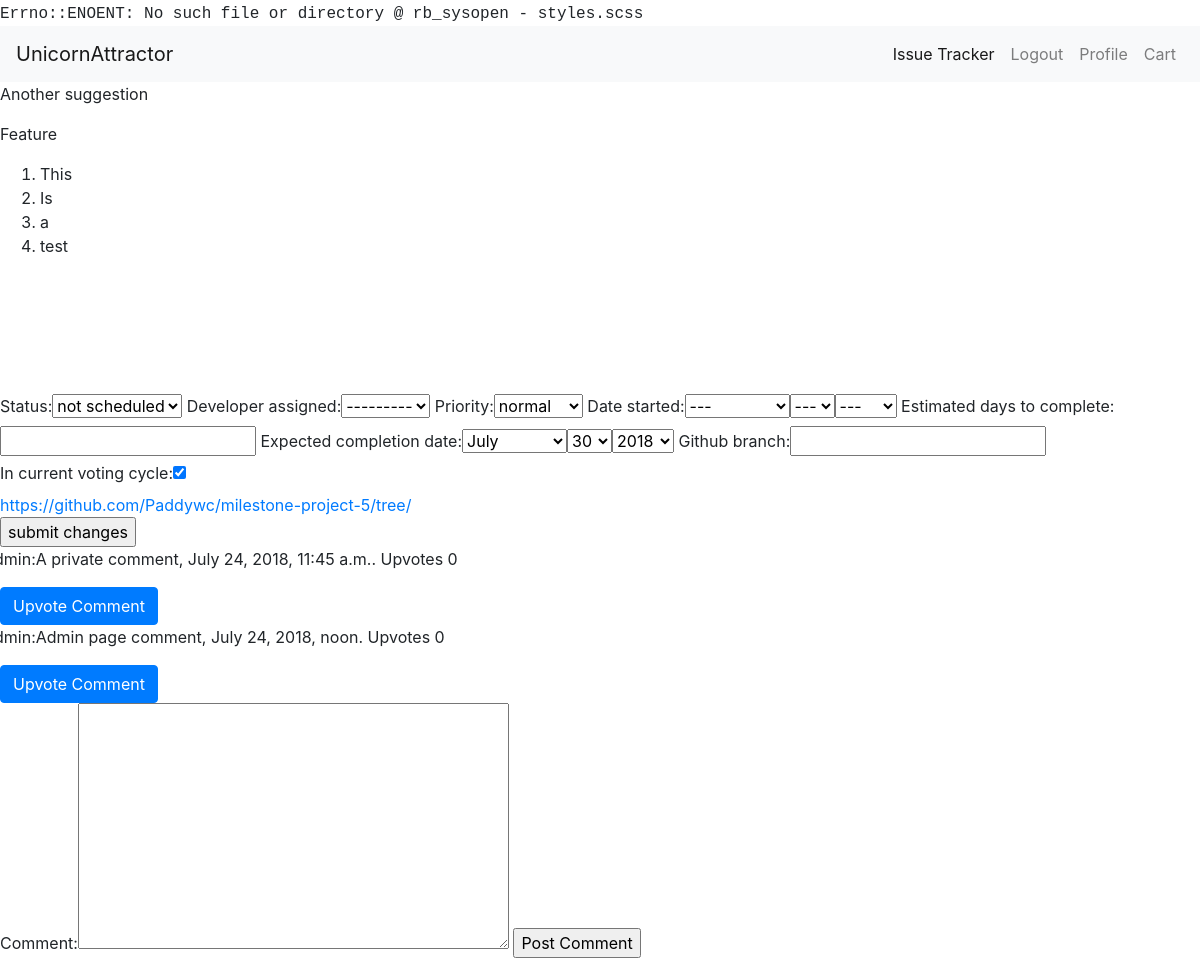
The app's page /suggestions/admin/105 (signed in), older data.
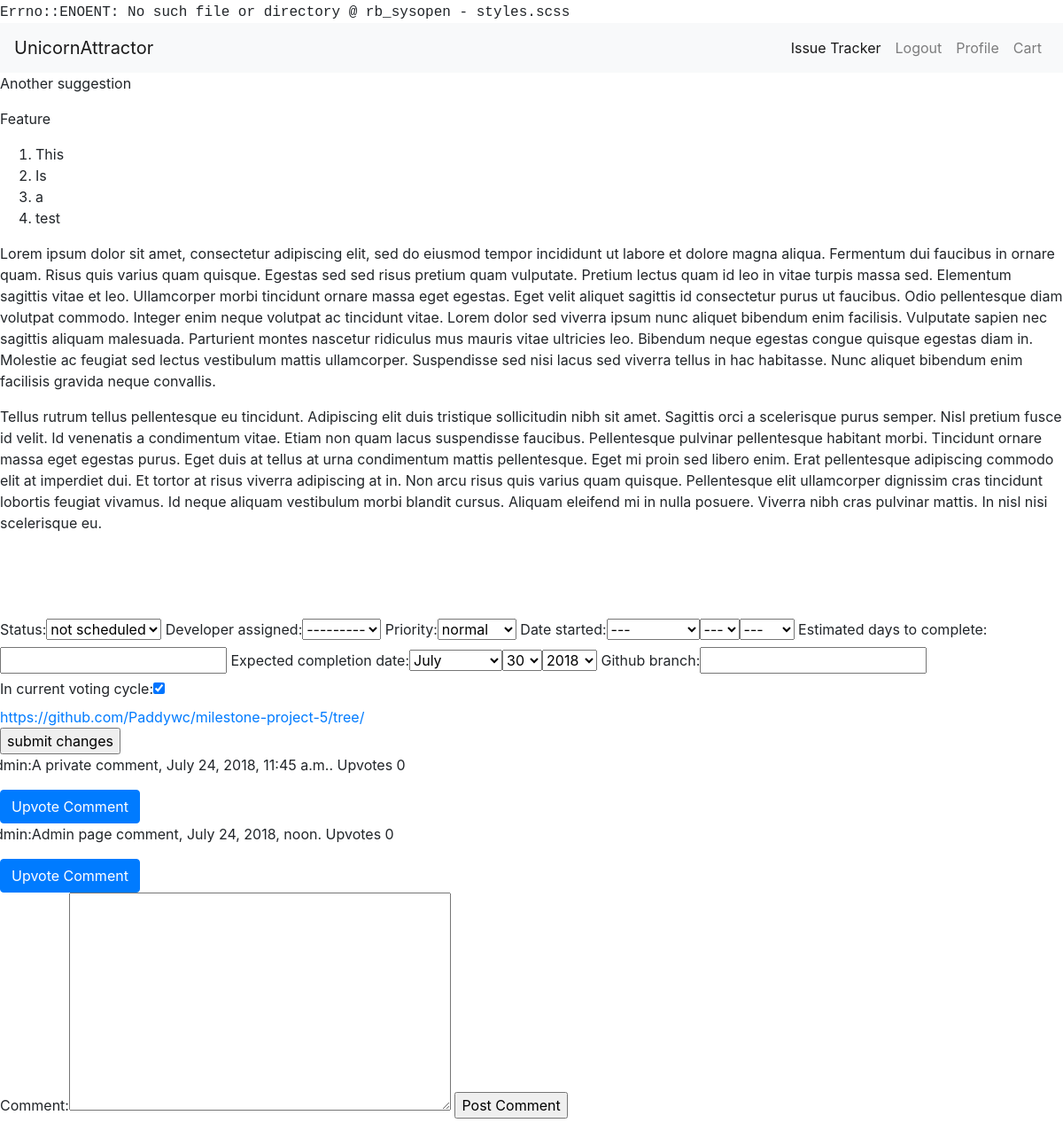
The same page, newer data.
### usersuggestions/models.py (models this page shows, shortened)
class Suggestion(models.Model):
    suggestion_choices = ((True, 'Feature'), (False, 'Bug Fix'))
    is_feature = models.BooleanField(blank=False, default=False, choices=suggestion_choices)
    user = models.ForeignKey(User, null=False, on_delete=models.PROTECT)
    title = models.CharField(max_length=200, blank=False)
    details = RichTextUploadingField()
    date_time = models.DateTimeField(auto_now_add=True)
    delay_submission = models.BooleanField(null=False, blank=True, default=False)

### usersuggestions/views.py (the view, shortened to what this page needs)
# urls.py: url(r'^admin/(?P<id>\d+)', render_suggestion_admin_page, name="admin_page"),
@login_required
def render_suggestion_admin_page(request, id):
    if not request.user.is_staff:
        return redirect("view_suggestion", id=id)
    suggestion = get_object_or_404(Suggestion, id=id)
    admin_page_values = get_object_or_404(SuggestionAdminPage, suggestion=suggestion)
    form = SuggestionAdminPageForm(instance=admin_page_values)
    comment_form = CommentForm(initial={"user": request.user, "suggestion": suggestion, "admin_page_comment": True, })
    comments = return_admin_suggestion_comments(suggestion)
    return render(request, "suggestion_admin_page.html",
                  {"form": form, "comment_form": comment_form, "comments": comments, "suggestion": suggestion})

### usersuggestions/forms.py
class SuggestionAdminPageForm(forms.ModelForm):
    def __init__(self, *args, **kwargs):
        super(SuggestionAdminPageForm, self).__init__(*args, **kwargs)
        self.fields["developer_assigned"].queryset = User.objects.filter(is_staff=True)
    class Meta:
        model = SuggestionAdminPage
        exclude = ["was_successful", "current_winner", "date_completed"]
        widgets = {"suggestion": forms.HiddenInput(), "date_started": forms.SelectDateWidget(),
        "expected_completion_date": forms.SelectDateWidget(), "estimated_days_to_complete": forms.NumberInput()}

class CommentForm(forms.ModelForm):
    class Meta:
        model = Comment
        exclude = ["date_time"]
        widgets = {"user": forms.HiddenInput(), "suggestion": forms.HiddenInput(), "admin_page_comment": forms.HiddenInput()}

### accounts/models.py (called while the page is built)
    def __str__(self):
        return self.username

### market/cart.py (called while the page is built)
    def __len__(self):
        return sum(item['quantity'] for item in self.cart.values())

### market/contexts.py (called while the page is built)
def cart(request):
    return {'cart': Cart(request)}

### usersuggestions/templates/suggestion_admin_page.html (shortened to what this page needs)
{% extends 'base.html' %}
{% load bootstrap_tags %}
{% block content %}
<p>{{ suggestion.title }}</p>
<p>{{ suggestion.get_is_feature_display }}</p>
<p>{{ suggestion.details|safe }}</p>
<form method="POST">
  {{ form|as_bootstrap }}
  <div id="fullGitHubUrl"></div>
    <input type="submit" value="submit changes" name="adminPageSubmit">
    </form>
    {% for comment in comments %}
<div class="row"><p>{{ comment.user }}:{{ comment.comment|safe }}, {{ comment.date_time }}. Upvotes {{ comment.upvotes }}</p></div>
<a class="btn btn-primary" href="{% url 'upvote_comment' comment.id %}" role="button">Upvote Comment</a>
{% endfor %}
    <form method="POST">
        {{ comment_form|as_bootstrap }}
            <input type="submit" value="Post Comment" name="postComment">
    </form>
{% endblock %}

Row changes from the older to the newer data that the page shows:
changed Suggestion "Another suggestion": details "This Is a test" → "This Is a test Lorem ipsum dolor sit amet, consectetur adipiscing elit, sed do eiusmod tempor incididunt ut labore et dolore magna aliqua. Fermentum dui faucibus in ornare quam. Risus quis varius quam quisque. Egestas sed sed risus pretium quam vulputate. Pretium lectus quam id leo in vitae turpis massa sed. Elementum sagittis vitae et leo. Ullamcorper morbi tincidunt ornare massa eget egestas. Eget velit aliquet sagittis id consectetur purus ut faucibus. Odio pellentesque diam volutpat commodo. Integer enim neque volutpat ac tincidunt vitae. Lorem dolor sed viverra ipsum nunc aliquet bibendum enim facilisis. Vulputate sapien nec sagittis aliquam malesuada. Parturient montes nascetur…"
